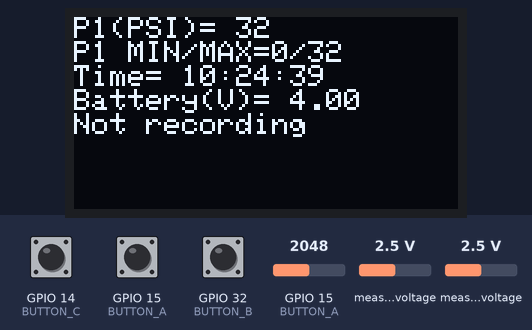
The sketch below on a simulated ESP32. On the bench: 128×64 one-colour display. Inputs (shaded band) come from the test bench; at power-on: GPIO 15 (BUTTON_A) HIGH, GPIO 32 (BUTTON_B) HIGH, GPIO 14 (BUTTON_C) HIGH, measured voltage 2.5 V, GPIO 15 (BUTTON_A) = 2048. The display library's start-up logo is not drawn; the local clock reads 2024-03-15 10:24:30 at power-on unless the sketch sets it; storage starts empty; what the sketch prints to the serial monitor is not drawn.

Above: at 10.8 s.
10.9 s: GPIO 15 (BUTTON_A) pulled LOW for 0.15 s
At 13.4 s:
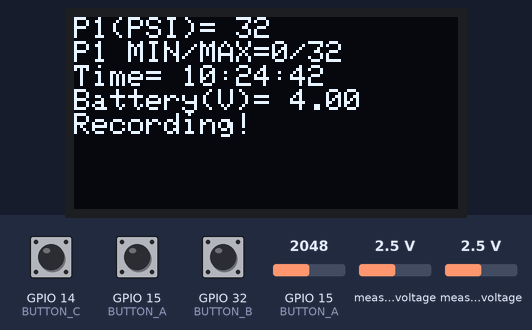
17.6 s: GPIO 15 (BUTTON_A) pulled LOW for 1 s
At 18.9 s:
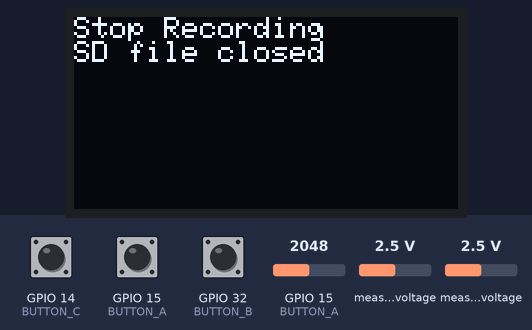
21.5 s: GPIO 32 (BUTTON_B) pulled LOW for 0.15 s
At 22.0 s:
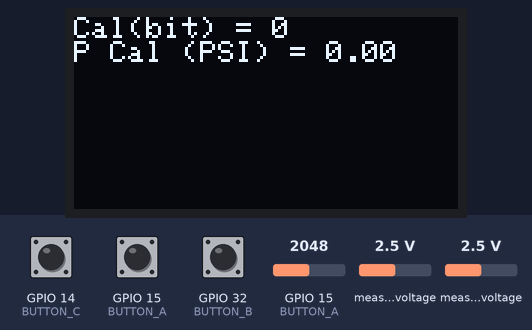
23.1 s: GPIO 14 (BUTTON_C) pulled LOW for 1 s
At 27.7 s:
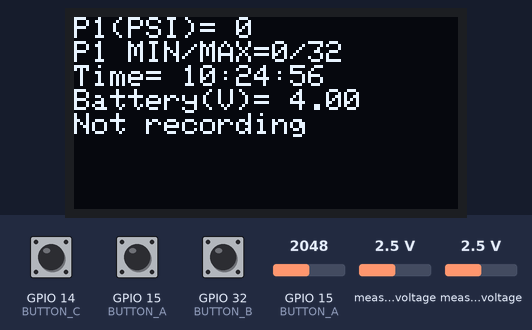
30.3 s: measured voltage (sensor 200) set to 0.1 V
At 32.1 s:
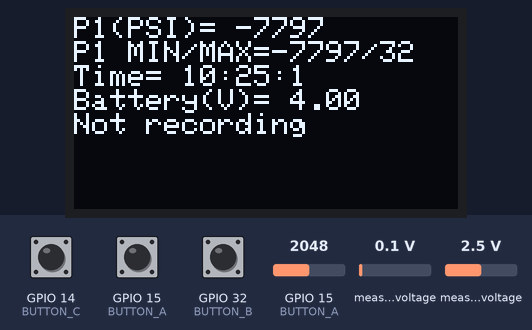
35.4 s: measured voltage (sensor 201) set to 0.1 V
At 37.7 s:
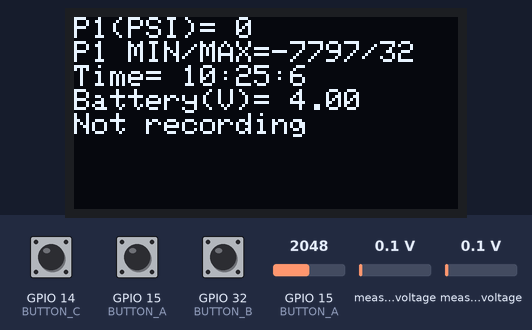
Timing chart, 0 to 39.2 s (numbered marks = the images above; inputs shaded):
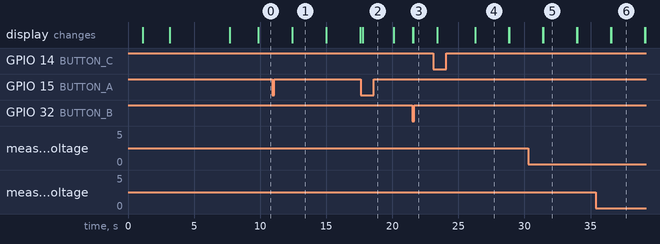

Measured:
- after the input at 10.9 s, the display: first differs from a run without the input after 1.5 s (image 1)
- after the input at 17.6 s, the display: changes after 0.15 s (image 2)
- after the input at 21.5 s, the display: first differs from a run without the input after 0.09 s (image 3)
- what the display in image 1 shows lasts 2.6 s, from 12.4 s to 15.0 s

The sketch:

Pressure.ino
```cpp
/*
Project info:
ESP 32 Processor
ADS1115 16 bit = 2^16 = 65536 bits/counts
.256v / 32768 bits = 7.81 uV/bit (using 16x gain)
Pressure gauge TE Internal #: M3021-000005-05KPG
TE Internal Description: PRESS XDCR M3021-000005-05KPG
0 - 5000 psi, analog I2C via ADS1115, 0-0.1 V ouput
*/

#include <SPI.h>
#include <Wire.h>
#include <Adafruit_GFX.h>
#include <Adafruit_SH110X.h>
#include <Adafruit_ADS1X15.h>
#include "config.h"
#include "SdFat.h"
#include "RTClib.h"

// SD and Adafruit IO On/Off
bool SDstatus = 1; // ON/OFF for SD CARD Record
bool IOstatus = 1; // ON/OFF for Adafruit IO

// OLED Screen
Adafruit_SH1107 display = Adafruit_SH1107(64, 128, &Wire);
Adafruit_ADS1115 ads1115;  // Construct an ads1115

// RTC
RTC_PCF8523 rtc;

// Button Setup
#define BUTTON_A  15   //#9 for M0 Express
#define BUTTON_B  32   //#6
#define BUTTON_C  14   //#5
#define VBATPIN A13 //For battery voltage/life

// Pressure Sensor
int calibration = 82; //sensor calibration value
int bit_results; //bit results from adc
float uV_results;
int pressure;
int Max;
int Min;
float hz = 10; //samplers per second
int timer = 2500; //1000 / hz; //For Datalogging timing
unsigned long previousMillis = 0;  //store last time something happened
unsigned long currentMillis; //for time logging
unsigned long debpreviousMillis = 0; //for debounce timing
unsigned long debcurrentMillis; //for debounce
int debounce = 300;
int DataState = 0; // For recording
int LastDataState = 0; //For recording
int DisplayScreen = 1; // Turn on/off screen

// SD card
#define cardSelect 33 //GPIO for adalogger and ESP32
SdFat sd;
SdFile file;
#define FILE_BASE_NAME "PRESS" // Log file base name.  Must be six characters or less.

// AdafruitIO Feed/s
AdafruitIO_Feed *Pressure = io.feed("Pressure");

void setup() {
  Serial.begin(115200);
  while (! Serial); //wait for serial monitor to open
  Serial.println("128x64 OLED FeatherWing test");
  display.begin(0x3C, true); // Address 0x3C default
  Serial.println("OLED begun");

  // RTC setup
  if (! rtc.begin()) {
    Serial.println("Couldn't find RTC");
    //Serial.flush();
    while (1) delay(10);
  }

  //if (! rtc.initialized() || rtc.lostPower()) {
    //Serial.println("RTC is NOT initialized, let's set the time!");
    // When time needs to be set on a new device, or after a power loss, the
    // following line sets the RTC to the date & time this sketch was compiled
    //rtc.adjust(DateTime(F(__DATE__), F(__TIME__)));
    //rtc.start();

  // Show image buffer on the display hardware.
  // Since the buffer is intialized with an Adafruit splashscreen
  // internally, this will display the splashscreen.
  display.display();
  delay(1000);
  // Clear the buffer.
  display.clearDisplay();
  display.display();
  display.setRotation(1);
  display.setTextSize(1);
  display.setTextColor(SH110X_WHITE);

  pinMode(BUTTON_A, INPUT_PULLUP);
  pinMode(BUTTON_B, INPUT_PULLUP);
  pinMode(BUTTON_C, INPUT_PULLUP);

  ads1115.begin();  // Initialize ads1115
  ads1115.setGain(GAIN_SIXTEEN); // 16x gain  +/- 0.256 v

  //Display data about gauge status and initilization
  display.setCursor(0, 0);
  display.println("PLogger  Version 1.0");
  //display.println("2/10/2022");
  display.println("Created by Mailman");
  display.print("Cal(bit) = ");
  display.println(calibration);
  DateTime now = rtc.now();
  //display.print("Time = ");
  display.print(now.month(), DEC);
  display.print('/');
  display.print(now.day(), DEC);
  display.print('/');
  display.print(now.year(), DEC);
  display.print(" ");
  display.print(now.hour(), DEC);
  display.print(':');
  display.print(now.minute(), DEC);
  display.print(':');
  display.println(now.second(), DEC);
  display.display();
  delay(2000);

  // SD Card Initialization:
  const uint8_t BASE_NAME_SIZE = sizeof(FILE_BASE_NAME) - 1;
  char fileName[13] = FILE_BASE_NAME "00.csv";

  if (SDstatus == 1) {
    // Initialize at the highest speed supported by the board that is
    // not over 50 MHz. Try a lower speed if SPI errors occur.
    if (!sd.begin(cardSelect, SD_SCK_MHZ(25))) {
      //sd.initErrorHalt();
      Serial.println("Card init. failed!");
      display.println("SD Card failed");
      display.display();
      delay(1000);
    }
    // Find an unused file name.
    if (BASE_NAME_SIZE > 6) {
      Serial.println("FILE_BASE_NAME too long");
    }
    while (sd.exists(fileName)) {
      if (fileName[BASE_NAME_SIZE + 1] != '9') {
        fileName[BASE_NAME_SIZE + 1]++;
      } else if (fileName[BASE_NAME_SIZE] != '9') {
        fileName[BASE_NAME_SIZE + 1] = '0';
        fileName[BASE_NAME_SIZE]++;
      } else {
        Serial.println("Can't create file name");
        display.print("Couldn't create ");
        display.println(fileName);
        display.display();
        delay(2000);
      }
    }
    if (!file.open(fileName, O_WRONLY | O_CREAT | O_EXCL)) {
      Serial.println("file.open");
    }
    // Read any Serial data.
    do {
      delay(10);
    } while (Serial.available() && Serial.read() >= 0);

    Serial.print(F("Logging to: "));
    Serial.println(fileName);
    display.print(fileName);
    display.println(" Created");
    display.display();
    delay(3000);

    //Header Info
    file.print("Time");
    file.print(',');
    file.print("Pressure");
    file.print(',');
    file.print("MIN");
    file.print(',');
    file.print("MAX");
    file.print(',');
    file.println("Time mS");
  }

  // connect to io.adafruit.com
  if (IOstatus == 1) {
    Serial.print("Connecting to Adafruit IO");
    io.connect();
    // wait for a connection
    while (io.status() < AIO_CONNECTED) {
      Serial.print(".");
      delay(500);
    }
    // we are connected
    Serial.println();
    Serial.println(io.statusText());
    display.println("Connected to Ada IO");
    display.display();
    delay(2000);
  }
}

void loop() {
  if (IOstatus == 1) {
    io.run(); //for io.adafruit.com, required to run IO for all sketches
  }

  // Button A for data recording on/off
  if (!digitalRead(BUTTON_A)) {
    debcurrentMillis = millis();
    Serial.println("Button A pressed");
    if (DataState == 0) {
      LastDataState = 0;
      DataState = 1; // start recording data
      Serial.println("Start Recording");
    }
    else {
      LastDataState = 1;
      DataState = 0; //stop recording data
        if (SDstatus == 1) {
          file.close();  // Close file
          Serial.println("Stop Recording");
          Serial.println("File closed");
          display.clearDisplay();
          display.display();
          display.setCursor(0, 0);
          display.println("Stop Recording");
          display.println("SD file closed");
          display.display();
          delay(2000);
        }
    }
    //Serial.print("DataState =");
    //Serial.println(DataState);
    //Serial.print("LastDataState =");
    //Serial.println(LastDataState);
    while (millis() - debcurrentMillis <= debounce) {
      //just waiting
    }
  }

  // Button B for calibration
  if (!digitalRead(BUTTON_B) && (DataState != 1)) {
    Serial.println("Button B pressed");
    Calibrate();
    delay(debounce);
  }

  // Button C for data recording on/off
  if (!digitalRead(BUTTON_C)) {
    debcurrentMillis = millis();
    Serial.println("Button C pressed");
    if (DisplayScreen == 1) {
      DisplayScreen = 0; // turn off screen
      display.clearDisplay();
      display.display();
      }
    else {
      DisplayScreen = 1;
      }
    while (millis() - debcurrentMillis <= debounce) {
      //just waiting
    }
  }

  // Measure
  Measure();
}

void Calibrate () {
  //Calibrate sensor
  calibration = - ads1115.readADC_Differential_0_1();
  Serial.print("Calibrate Value = ");
  Serial.println(calibration);
  display.clearDisplay();
  display.display();
  display.setCursor(0, 0);
  display.print("Cal(bit) = ");
  display.println(calibration);
  display.print("P Cal (PSI) = ");
  display.println(calibration * 7.81 / 20);
  display.display();
  delay(1500);
}

void Measure () {
  // Timer
  currentMillis = millis();

  if (currentMillis - previousMillis >= timer) {
    // save the last time you blinked the LED
    previousMillis = currentMillis;
    // Get Pressure
    // Measure ADC pressure sensor
    bit_results = ads1115.readADC_Differential_0_1() + calibration;
    uV_results = bit_results * 7.81;
    pressure = uV_results / 20;
    if (Min > pressure){
      Min = pressure;
    }
    if (Max < pressure){
      Max = pressure;
    }
    DateTime now = rtc.now();

    //Battery voltage Reading
    float measuredvbat = analogRead(VBATPIN);
    measuredvbat *= 2;    // we divided by 2, so multiply back
    //measuredvbat *= 5;  // Multiply by 3.3V, our reference voltage (on Feather M0 express)
    measuredvbat /= 1024; // convert to voltage

    //Display data and info
    //Serial.print("Differential: ");
    //Serial.print(bit_results);
    //Serial.print("(");
    //Serial.print(uV_results);
    //Serial.print("uV)");
    //Serial.print("(");
    Serial.print("Time= ");
    Serial.print(now.hour(), DEC);
    Serial.print(':');
    Serial.print(now.minute(), DEC);
    Serial.print(':');
    Serial.print(now.second(), DEC);
    Serial.print(" , ");
    Serial.print(pressure);
    Serial.print("psi");
    Serial.print(" , ");
    Serial.print("VBat: " );
    Serial.println(measuredvbat);

    if (DisplayScreen == 1){
      display.clearDisplay();
      display.display();
      display.setCursor(0, 0);
      display.print("P1(PSI)= ");
      display.println(pressure);
      display.print("P1 MIN/MAX=");
      display.print(Min);
      display.print("/");
      display.println(Max);
      display.print("Time= ");
      display.print(now.hour(), DEC);
      display.print(':');
      display.print(now.minute(), DEC);
      display.print(':');
      display.println(now.second(), DEC);
      display.print("Battery(V)= ");
      display.println(measuredvbat);
      if (DataState == 0){
        display.println("Not recording"); }
      if (DataState == 1){
        display.println("Recording!"); }
      display.display(); // send to OLED
    }

    // Record SD Card and/or Adafruit IO
    if (DataState == 1) {
      Record();
    }
  }
}

void Record () {
  // SD Card Record
  if (SDstatus == 1) {
    DateTime now = rtc.now();
    file.print(now.hour(), DEC);
    file.print(':');
    file.print(now.minute(), DEC);
    file.print(':');
    file.print(now.second(), DEC);
    file.print(',');
    file.print(pressure);
    file.print(',');
    file.print(Min);
    file.print(',');
    file.print(Max);
    file.print(',');
    file.println(currentMillis);
    file.flush();

      // Force data to SD and update the directory entry to avoid data loss.
    if (!file.sync() || file.getWriteError()) {
      Serial.println("write error");
      display.println("Write error, not recording");
      display.display();
    }
  }

  if (IOstatus == 1) {
    //Adafruit IO send data to Feed
    Pressure->save(pressure);
  }

}
```

config.h
```cpp
/************************ Adafruit IO Config *******************************/

// visit io.adafruit.com if you need to create an account,
// or if you need your Adafruit IO key.
#define IO_USERNAME  "smailen"
#define IO_KEY       "5a44c0cd07654b9b8cec245833830a24"

/******************************* WIFI **************************************/

// the AdafruitIO_WiFi client will work with the following boards:
//   - HUZZAH ESP8266 Breakout -> https://www.adafruit.com/products/2471
//   - Feather HUZZAH ESP8266 -> https://www.adafruit.com/products/2821
//   - Feather HUZZAH ESP32 -> https://www.adafruit.com/product/3405
//   - Feather M0 WiFi -> https://www.adafruit.com/products/3010
//   - Feather WICED -> https://www.adafruit.com/products/3056
//   - Adafruit PyPortal -> https://www.adafruit.com/product/4116
//   - Adafruit Metro M4 Express AirLift Lite ->
//   https://www.adafruit.com/product/4000
//   - Adafruit AirLift Breakout -> https://www.adafruit.com/product/4201
//   - Adafruit AirLift Shield -> https://www.adafruit.com/product/4285
//   - Adafruit AirLift FeatherWing -> https://www.adafruit.com/product/4264

//#define WIFI_SSID "GoVols 2.4"
//#define WIFI_PASS "september25"
#define WIFI_SSID "Eko"
#define WIFI_PASS "Ek0$p0rt"

// uncomment the following line if you are using airlift
// #define USE_AIRLIFT

// uncomment the following line if you are using winc1500
// #define USE_WINC1500

// uncomment the following line if you are using mrk1010 or nano 33 iot
//#define ARDUINO_SAMD_MKR1010

// comment out the following lines if you are using fona or ethernet
#include "AdafruitIO_WiFi.h"

#if defined(USE_AIRLIFT) || defined(ADAFRUIT_METRO_M4_AIRLIFT_LITE) ||         \
    defined(ADAFRUIT_PYPORTAL)
// Configure the pins used for the ESP32 connection
#if !defined(SPIWIFI_SS) // if the wifi definition isnt in the board variant
// Don't change the names of these #define's! they match the variant ones
#define SPIWIFI SPI
#define SPIWIFI_SS 10 // Chip select pin
#define NINA_ACK 9    // a.k.a BUSY or READY pin
#define NINA_RESETN 6 // Reset pin
#define NINA_GPIO0 -1 // Not connected
#endif
AdafruitIO_WiFi io(IO_USERNAME, IO_KEY, WIFI_SSID, WIFI_PASS, SPIWIFI_SS,
                   NINA_ACK, NINA_RESETN, NINA_GPIO0, &SPIWIFI);
#else
AdafruitIO_WiFi io(IO_USERNAME, IO_KEY, WIFI_SSID, WIFI_PASS);
#endif
/******************************* FONA **************************************/

// the AdafruitIO_FONA client will work with the following boards:
//   - Feather 32u4 FONA -> https://www.adafruit.com/product/3027

// uncomment the following two lines for 32u4 FONA,
// and comment out the AdafruitIO_WiFi client in the WIFI section
// #include "AdafruitIO_FONA.h"
// AdafruitIO_FONA io(IO_USERNAME, IO_KEY);

/**************************** ETHERNET ************************************/

// the AdafruitIO_Ethernet client will work with the following boards:
//   - Ethernet FeatherWing -> https://www.adafruit.com/products/3201

// uncomment the following two lines for ethernet,
// and comment out the AdafruitIO_WiFi client in the WIFI section
// #include "AdafruitIO_Ethernet.h"
// AdafruitIO_Ethernet io(IO_USERNAME, IO_KEY);
```
